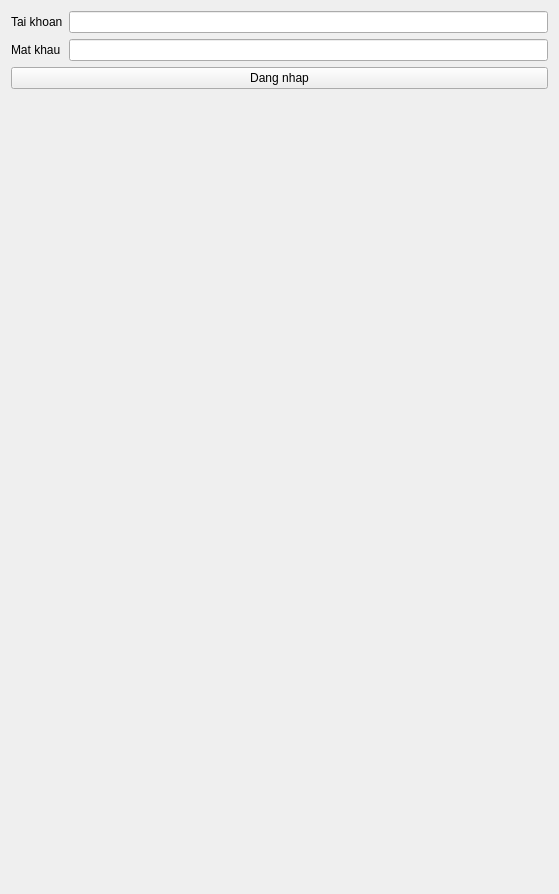
<?xml version="1.0" encoding="UTF-8"?>
<ui version="4.0">
 <class>nut_dang_nhap</class>
 <widget class="QWidget" name="nut_dang_nhap">
  <property name="geometry">
   <rect>
    <x>0</x>
    <y>0</y>
    <width>559</width>
    <height>894</height>
   </rect>
  </property>
  <property name="windowTitle">
   <string>Form</string>
  </property>
  <layout class="QFormLayout" name="formLayout">
   <item row="0" column="0">
    <widget class="QLabel" name="label_2">
     <property name="text">
      <string>Tai khoan</string>
     </property>
    </widget>
   </item>
   <item row="0" column="1">
    <widget class="QLineEdit" name="o_nhap_tai_khoan"/>
   </item>
   <item row="1" column="0">
    <widget class="QLabel" name="label">
     <property name="text">
      <string>Mat khau</string>
     </property>
    </widget>
   </item>
   <item row="1" column="1">
    <widget class="QLineEdit" name="o_nhap_mat_khau">
     <property name="echoMode">
      <enum>QLineEdit::Password</enum>
     </property>
    </widget>
   </item>
   <item row="2" column="0" colspan="2">
    <widget class="QPushButton" name="nut_dang_nhap_2">
     <property name="text">
      <string>Dang nhap</string>
     </property>
    </widget>
   </item>
  </layout>
 </widget>
 <resources/>
 <connections/>
</ui>
